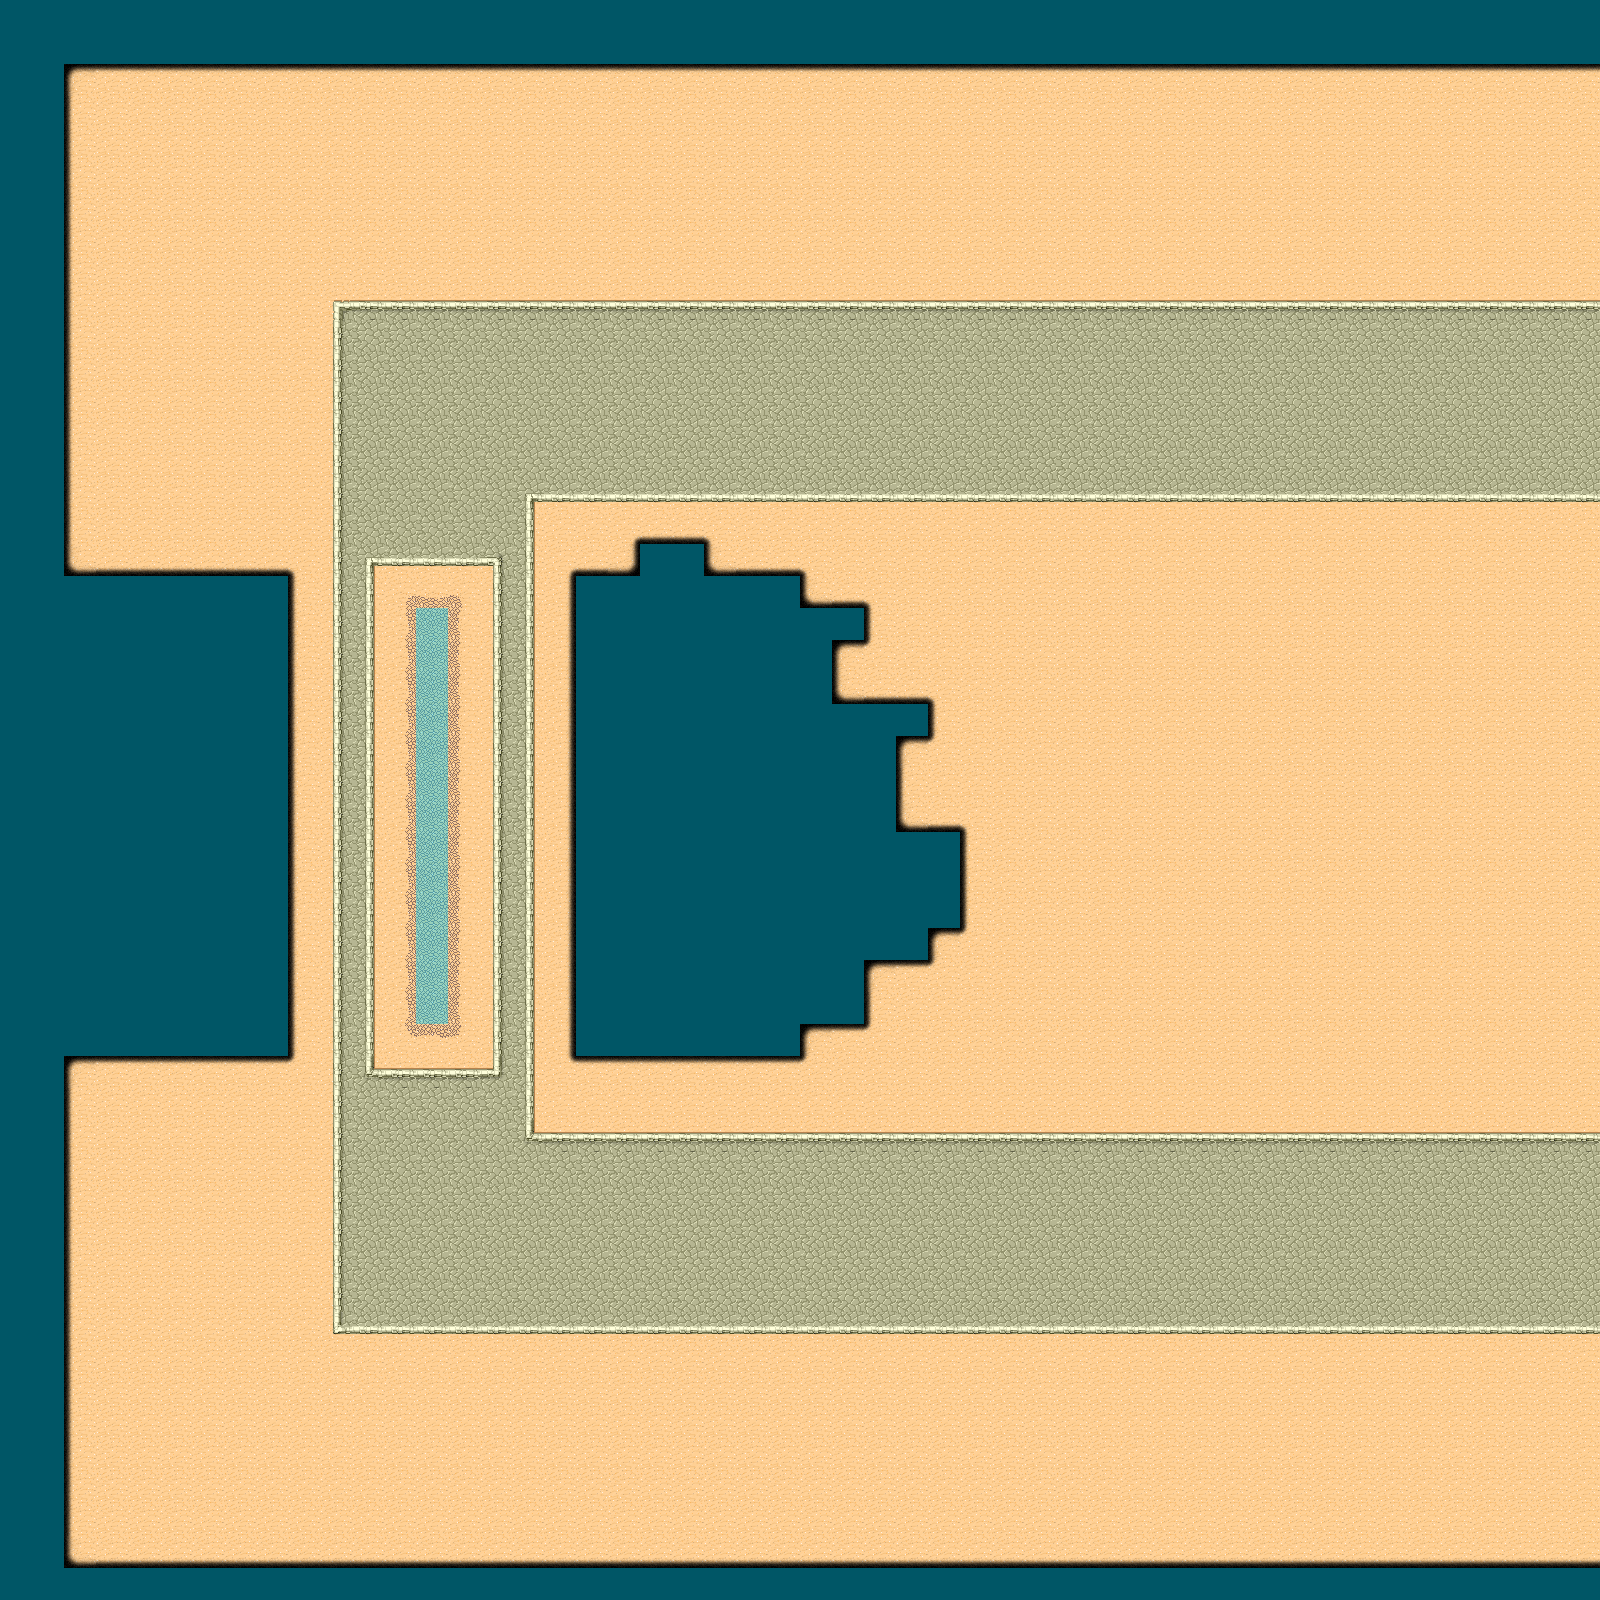

Rendered tile map (Tiled .tmx) drawn with the repository's tilesets; below, a short description and the map source with its tile grids summarised:
An orthogonal 50x50 tile map with 32x32 px tiles, 3 tile layers (background, rough, drops), 3 tilesets and 4 objects (3x marker).

<map version="1.0" orientation="orthogonal" renderorder="right-down" width="50" height="50" tilewidth="32" tileheight="32" nextobjectid="9">
 <tileset firstgid="1" source="../../../tilesets/desert-with-pit.tsx" />
 <tileset firstgid="67" source="../../../tilesets/meta-tile.tsx" />
 <tileset firstgid="68" source="../../../tilesets/bathroom-obstacles.tsx" />
 <layer name="background" width="50" height="50">
  <data>[2500 cells, 2500 non-empty, 33 distinct tile ids]</data>
 </layer>
 <objectgroup name="obstacles">
  <object id="1" gid="70" x="881" y="292" />
 </objectgroup>
 <objectgroup name="track">
  <object id="6" type="marker" x="1181" y="1560" width="662" height="47" rotation="270">
   <properties>
    <property name="finish-line-candidate" value="1" />
    <property name="index" value="0" />
   </properties>
  </object>
  <object id="7" type="marker" x="269" y="790" width="319" height="45">
   <properties>
    <property name="finish-line-candidate" value="0" />
    <property name="index" value="1" />
   </properties>
  </object>
  <object id="8" type="marker" x="1234" y="69" width="698" height="53" rotation="90">
   <properties>
    <property name="finish-line-candidate" value="1" />
    <property name="index" value="2" />
   </properties>
  </object>
 </objectgroup>
 <layer name="rough" width="50" height="50">
  <data>[2500 cells, 13 non-empty, 1 distinct tile ids]</data>
 </layer>
 <layer name="drops" width="50" height="50">
  <data>[2500 cells, 496 non-empty, 1 distinct tile ids]</data>
 </layer>
</map>
